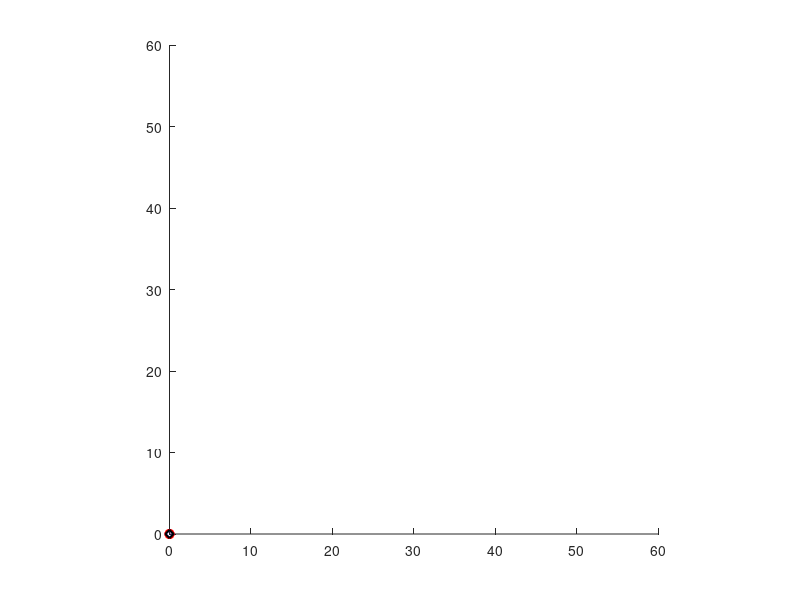

Reproduce this figure in MATLAB. (Note: this script raises an error after producing the figure.)
function simulate()

    close all
    clf
    hold on
    plot_prediction_d1 = plot(0,0,'or-', 'Linewidth', 1.5);
    plot_trajectory_d1 = plot(0,0,'db-','Linewidth', 1.5);
    
    plot_prediction_d2 = plot(0,0,'or-', 'Linewidth', 1.5);
    plot_trajectory_d2 = plot(0,0,'dk-','Linewidth', 1.5);
   
    % plot_uav_body = plot(0,0,'Color',[1 0.6 0],'LineWidth',3);
    state_trajectory=[];
    control_variables=[];
    
    axis square
    xlim([0 60])
    ylim([0 60])
    
    current_state = [0;0;0;0;0;0;0;0;0;0;0;0];
    current_MPC_solution = [];
    
 [H,Ts,id1_u1,id1_u2,id1_x,id1_z,id1_theta,id1_dotx,id1_dotz,id1_dottheta, id2_u1,id2_u2,id2_x,id2_z,id2_theta,id2_dotx,id2_dotz,id2_dottheta] = drones_info;
%     [xobs,yobs, obj_coord,radius] = obstacle;
    [mass,inertia_moment,arm_moment,gravitational_acceleration] = parameters;
%     plot(xobs,yobs, '-k','Linewidth', 1.5);

    for k = 1:50
        
        %% Run the controller
        [command_d1, command_d2, current_MPC_solution, predicted_trajectory_d1,predicted_trajectory_d2] = ...
            optimizetrajectory(current_state, current_MPC_solution);
        
        %% Run the simulation
        current_state = simulate_timestep(current_state, command_d1,command_d2);

        %% Visualize
        plot_prediction_d1.XData = predicted_trajectory_d1(:,1);
        plot_prediction_d1.YData = predicted_trajectory_d1(:,2);
        plot_trajectory_d1.XData(end+1) = current_state(1);
        plot_trajectory_d1.YData(end+1) = current_state(2);
        
        plot_prediction_d2.XData = predicted_trajectory_d2(:,1);
        plot_prediction_d2.YData = predicted_trajectory_d2(:,2);
        plot_trajectory_d2.XData(end+1) = current_state(7);
        plot_trajectory_d2.YData(end+1) = current_state(8);
     %   plot_uav_body.XData = [0 -sin(current_state(3))]*4 + current_state(1);
     %   plot_uav_body.YData = [0 cos(current_state(3))]*4+ current_state(2);
        
        state_trajectory(end+1,:) = current_state;
        control_variables(end+1,:) = current_MPC_solution;
        
        drawnow
        pause(0.05)
    end
    save('states.mat','state_trajectory')
    save('control.mat','control_variables')

end
